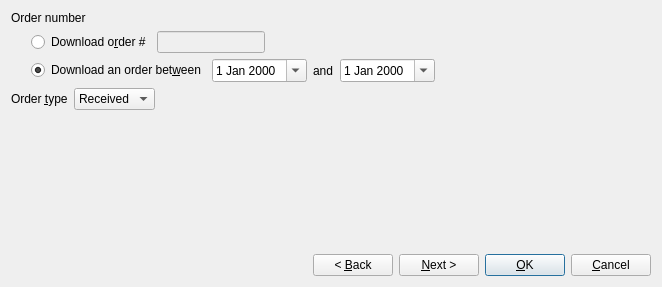
<?xml version="1.0" encoding="UTF-8"?>
<ui version="4.0">
 <class>ImportOrderDialog</class>
 <widget class="QDialog" name="ImportOrderDialog">
  <property name="geometry">
   <rect>
    <x>0</x>
    <y>0</y>
    <width>662</width>
    <height>287</height>
   </rect>
  </property>
  <property name="windowTitle">
   <string>Import BrickLink Order</string>
  </property>
  <property name="sizeGripEnabled">
   <bool>false</bool>
  </property>
  <layout class="QVBoxLayout">
   <item>
    <widget class="QStackedWidget" name="w_stack">
     <property name="currentIndex">
      <number>0</number>
     </property>
     <widget class="QWidget" name="page">
      <layout class="QVBoxLayout">
       <property name="leftMargin">
        <number>0</number>
       </property>
       <property name="topMargin">
        <number>0</number>
       </property>
       <property name="rightMargin">
        <number>0</number>
       </property>
       <property name="bottomMargin">
        <number>0</number>
       </property>
       <item>
        <widget class="QLabel" name="textLabel3">
         <property name="text">
          <string>Order number</string>
         </property>
        </widget>
       </item>
       <item>
        <layout class="QGridLayout">
         <item row="1" column="1">
          <layout class="QHBoxLayout">
           <item>
            <widget class="QRadioButton" name="w_by_date">
             <property name="text">
              <string>Download an order bet&amp;ween</string>
             </property>
             <property name="checked">
              <bool>true</bool>
             </property>
            </widget>
           </item>
           <item>
            <widget class="QDateEdit" name="w_order_from">
             <property name="calendarPopup">
              <bool>true</bool>
             </property>
            </widget>
           </item>
           <item>
            <widget class="QLabel" name="textLabel1_2">
             <property name="text">
              <string>and</string>
             </property>
            </widget>
           </item>
           <item>
            <widget class="QDateEdit" name="w_order_to">
             <property name="calendarPopup">
              <bool>true</bool>
             </property>
            </widget>
           </item>
           <item>
            <spacer>
             <property name="orientation">
              <enum>Qt::Horizontal</enum>
             </property>
             <property name="sizeType">
              <enum>QSizePolicy::Expanding</enum>
             </property>
             <property name="sizeHint" stdset="0">
              <size>
               <width>21</width>
               <height>23</height>
              </size>
             </property>
            </spacer>
           </item>
          </layout>
         </item>
         <item row="0" column="0">
          <spacer>
           <property name="orientation">
            <enum>Qt::Horizontal</enum>
           </property>
           <property name="sizeType">
            <enum>QSizePolicy::Fixed</enum>
           </property>
           <property name="sizeHint" stdset="0">
            <size>
             <width>20</width>
             <height>20</height>
            </size>
           </property>
          </spacer>
         </item>
         <item row="0" column="1">
          <layout class="QHBoxLayout">
           <item>
            <widget class="QRadioButton" name="w_by_number">
             <property name="text">
              <string>Download o&amp;rder #</string>
             </property>
             <property name="checked">
              <bool>false</bool>
             </property>
            </widget>
           </item>
           <item>
            <widget class="QLineEdit" name="w_order_number">
             <property name="enabled">
              <bool>false</bool>
             </property>
             <property name="sizePolicy">
              <sizepolicy hsizetype="Preferred" vsizetype="Fixed">
               <horstretch>0</horstretch>
               <verstretch>0</verstretch>
              </sizepolicy>
             </property>
             <property name="maxLength">
              <number>8</number>
             </property>
            </widget>
           </item>
           <item>
            <spacer>
             <property name="orientation">
              <enum>Qt::Horizontal</enum>
             </property>
             <property name="sizeType">
              <enum>QSizePolicy::MinimumExpanding</enum>
             </property>
             <property name="sizeHint" stdset="0">
              <size>
               <width>20</width>
               <height>20</height>
              </size>
             </property>
            </spacer>
           </item>
          </layout>
         </item>
        </layout>
       </item>
       <item>
        <layout class="QHBoxLayout">
         <item>
          <widget class="QLabel" name="textLabel2">
           <property name="text">
            <string>Order &amp;type</string>
           </property>
           <property name="buddy">
            <cstring>w_order_type</cstring>
           </property>
          </widget>
         </item>
         <item>
          <widget class="QComboBox" name="w_order_type">
           <item>
            <property name="text">
             <string>Received</string>
            </property>
           </item>
           <item>
            <property name="text">
             <string>Placed</string>
            </property>
           </item>
          </widget>
         </item>
         <item>
          <spacer>
           <property name="orientation">
            <enum>Qt::Horizontal</enum>
           </property>
           <property name="sizeType">
            <enum>QSizePolicy::Expanding</enum>
           </property>
           <property name="sizeHint" stdset="0">
            <size>
             <width>91</width>
             <height>21</height>
            </size>
           </property>
          </spacer>
         </item>
        </layout>
       </item>
       <item>
        <spacer>
         <property name="orientation">
          <enum>Qt::Vertical</enum>
         </property>
         <property name="sizeType">
          <enum>QSizePolicy::Expanding</enum>
         </property>
         <property name="sizeHint" stdset="0">
          <size>
           <width>20</width>
           <height>51</height>
          </size>
         </property>
        </spacer>
       </item>
      </layout>
     </widget>
     <widget class="QWidget" name="page_3">
      <layout class="QVBoxLayout">
       <property name="leftMargin">
        <number>0</number>
       </property>
       <property name="topMargin">
        <number>0</number>
       </property>
       <property name="rightMargin">
        <number>0</number>
       </property>
       <property name="bottomMargin">
        <number>0</number>
       </property>
       <item>
        <widget class="QLabel" name="w_message">
         <property name="sizePolicy">
          <sizepolicy hsizetype="MinimumExpanding" vsizetype="Preferred">
           <horstretch>0</horstretch>
           <verstretch>0</verstretch>
          </sizepolicy>
         </property>
         <property name="text">
          <string/>
         </property>
         <property name="alignment">
          <set>Qt::AlignTop</set>
         </property>
         <property name="wordWrap">
          <bool>true</bool>
         </property>
        </widget>
       </item>
      </layout>
     </widget>
     <widget class="QWidget" name="page_4">
      <layout class="QVBoxLayout">
       <property name="leftMargin">
        <number>0</number>
       </property>
       <property name="topMargin">
        <number>0</number>
       </property>
       <property name="rightMargin">
        <number>0</number>
       </property>
       <property name="bottomMargin">
        <number>0</number>
       </property>
       <item>
        <widget class="QLabel" name="textLabel1">
         <property name="text">
          <string>Select the order you want to import</string>
         </property>
        </widget>
       </item>
       <item>
        <widget class="QTreeView" name="w_order_list">
         <property name="alternatingRowColors">
          <bool>true</bool>
         </property>
         <property name="selectionMode">
          <enum>QAbstractItemView::ExtendedSelection</enum>
         </property>
         <property name="rootIsDecorated">
          <bool>false</bool>
         </property>
         <property name="uniformRowHeights">
          <bool>true</bool>
         </property>
         <property name="sortingEnabled">
          <bool>true</bool>
         </property>
         <property name="animated">
          <bool>true</bool>
         </property>
         <property name="allColumnsShowFocus">
          <bool>true</bool>
         </property>
         <property name="wordWrap">
          <bool>true</bool>
         </property>
        </widget>
       </item>
      </layout>
     </widget>
    </widget>
   </item>
   <item>
    <layout class="QHBoxLayout">
     <item>
      <spacer>
       <property name="orientation">
        <enum>Qt::Horizontal</enum>
       </property>
       <property name="sizeType">
        <enum>QSizePolicy::Expanding</enum>
       </property>
       <property name="sizeHint" stdset="0">
        <size>
         <width>34</width>
         <height>20</height>
        </size>
       </property>
      </spacer>
     </item>
     <item>
      <widget class="QPushButton" name="w_back">
       <property name="text">
        <string>&lt; &amp;Back</string>
       </property>
      </widget>
     </item>
     <item>
      <widget class="QPushButton" name="w_next">
       <property name="text">
        <string>&amp;Next &gt;</string>
       </property>
       <property name="default">
        <bool>true</bool>
       </property>
      </widget>
     </item>
     <item>
      <widget class="QPushButton" name="w_ok">
       <property name="text">
        <string>&amp;OK</string>
       </property>
       <property name="default">
        <bool>true</bool>
       </property>
      </widget>
     </item>
     <item>
      <widget class="QPushButton" name="w_cancel">
       <property name="text">
        <string>&amp;Cancel</string>
       </property>
      </widget>
     </item>
    </layout>
   </item>
  </layout>
 </widget>
 <layoutdefault spacing="6" margin="11"/>
 <tabstops>
  <tabstop>w_back</tabstop>
  <tabstop>w_next</tabstop>
  <tabstop>w_ok</tabstop>
  <tabstop>w_cancel</tabstop>
 </tabstops>
 <resources/>
 <connections>
  <connection>
   <sender>w_ok</sender>
   <signal>clicked()</signal>
   <receiver>ImportOrderDialog</receiver>
   <slot>accept()</slot>
   <hints>
    <hint type="sourcelabel">
     <x>20</x>
     <y>20</y>
    </hint>
    <hint type="destinationlabel">
     <x>20</x>
     <y>20</y>
    </hint>
   </hints>
  </connection>
  <connection>
   <sender>w_cancel</sender>
   <signal>clicked()</signal>
   <receiver>ImportOrderDialog</receiver>
   <slot>reject()</slot>
   <hints>
    <hint type="sourcelabel">
     <x>20</x>
     <y>20</y>
    </hint>
    <hint type="destinationlabel">
     <x>20</x>
     <y>20</y>
    </hint>
   </hints>
  </connection>
  <connection>
   <sender>w_by_number</sender>
   <signal>toggled(bool)</signal>
   <receiver>w_order_number</receiver>
   <slot>setEnabled(bool)</slot>
   <hints>
    <hint type="sourcelabel">
     <x>398</x>
     <y>161</y>
    </hint>
    <hint type="destinationlabel">
     <x>526</x>
     <y>161</y>
    </hint>
   </hints>
  </connection>
  <connection>
   <sender>w_by_date</sender>
   <signal>toggled(bool)</signal>
   <receiver>w_order_from</receiver>
   <slot>setEnabled(bool)</slot>
   <hints>
    <hint type="sourcelabel">
     <x>422</x>
     <y>190</y>
    </hint>
    <hint type="destinationlabel">
     <x>550</x>
     <y>190</y>
    </hint>
   </hints>
  </connection>
  <connection>
   <sender>w_by_date</sender>
   <signal>toggled(bool)</signal>
   <receiver>w_order_to</receiver>
   <slot>setEnabled(bool)</slot>
   <hints>
    <hint type="sourcelabel">
     <x>422</x>
     <y>190</y>
    </hint>
    <hint type="destinationlabel">
     <x>663</x>
     <y>190</y>
    </hint>
   </hints>
  </connection>
 </connections>
</ui>
